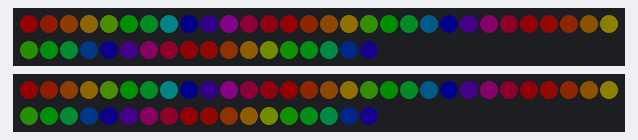
A sketch run on a simulated Arduino Uno, built with avr-gcc and run on an emulated ATmega328P. Shown: 2 × 48 RGB LEDs in strip order, left to right, continuing on the next row. Dim RGB values are drawn brighter than linear.

Above: at 3.16 s.
At 8.43 s:
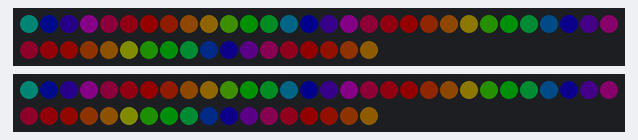
At 10.9 s:
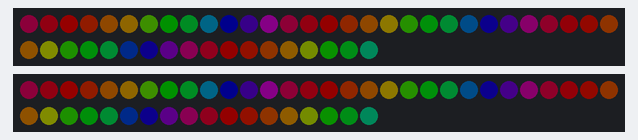
At 18.96 s:
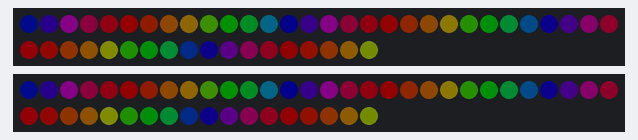
At 29.37 s:
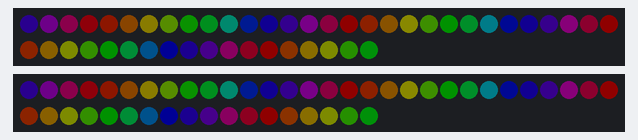
At 38.97 s:
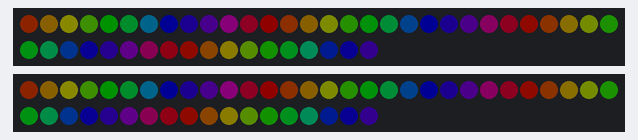

The sketch:

fastled_test_rainbow.ino
```cpp
/// @file    ColorTemperature.ino
/// @brief   Demonstrates how to use @ref ColorTemperature based color correction
/// @example ColorTemperature.ino

#include <FastLED.h>

#define CHIPSET     WS2812
#define COLOR_ORDER GRB

#define LED_PIN_1     12
#define LED_PIN_2     13

#define NUM_LEDS_1    48
#define NUM_LEDS_2    48

CRGB leds_1[NUM_LEDS_1];
CRGB leds_2[NUM_LEDS_2];

#define BRIGHTNESS  20

// FastLED provides two color-management controls:
//   (1) color correction settings for each LED strip, and
//   (2) master control of the overall output 'color temperature'
//
// THIS EXAMPLE demonstrates the second, "color temperature" control.
// It shows a simple rainbow animation first with one temperature profile,
// and a few seconds later, with a different temperature profile.
//
// The first pixel of the strip will show the color temperature.
//
// HELPFUL HINTS for "seeing" the effect in this demo:
// * Don't look directly at the LED pixels.  Shine the LEDs aganst
//   a white wall, table, or piece of paper, and look at the reflected light.
//
// * If you watch it for a bit, and then walk away, and then come back
//   to it, you'll probably be able to "see" whether it's currently using
//   the 'redder' or the 'bluer' temperature profile, even not counting
//   the lowest 'indicator' pixel.
//
//
// FastLED provides these pre-conigured incandescent color profiles:
//     Candle, Tungsten40W, Tungsten100W, Halogen, CarbonArc,
//     HighNoonSun, DirectSunlight, OvercastSky, ClearBlueSky,
// FastLED provides these pre-configured gaseous-light color profiles:
//     WarmFluorescent, StandardFluorescent, CoolWhiteFluorescent,
//     FullSpectrumFluorescent, GrowLightFluorescent, BlackLightFluorescent,
//     MercuryVapor, SodiumVapor, MetalHalide, HighPressureSodium,
// FastLED also provides an "Uncorrected temperature" profile
//    UncorrectedTemperature;

#define TEMPERATURE_1 Tungsten100W
#define TEMPERATURE_2 OvercastSky

// How many seconds to show each temperature before switching
#define DISPLAYTIME 20
// How many seconds to show black between switches
#define BLACKTIME   3

void loop()
{
  // draw a generic, no-name rainbow
  static uint8_t starthue = 0;
  --starthue;
  fill_rainbow( leds_1, NUM_LEDS_1, starthue, 20);
  fill_rainbow( leds_2, NUM_LEDS_2, starthue, 20);

  // Choose which 'color temperature' profile to enable.
  uint8_t secs = (millis() / 1000) % (DISPLAYTIME * 2);
  if( secs < DISPLAYTIME) {
    FastLED.setTemperature( TEMPERATURE_1 ); // first temperature
//    leds_1[0] = TEMPERATURE_1; // show indicator pixel
//    leds_2[0] = TEMPERATURE_1; // show indicator pixel
  } else {
    FastLED.setTemperature( TEMPERATURE_2 ); // second temperature
//    leds_1[0] = TEMPERATURE_2; // show indicator pixel
//    leds_2[0] = TEMPERATURE_2; // show indicator pixel
  }

  // Black out the LEDs for a few secnds between color changes
  // to let the eyes and brains adjust
  if( (secs % DISPLAYTIME) < BLACKTIME) {
    memset8( leds_1, 0, NUM_LEDS_1 * sizeof(CRGB));
    memset8( leds_2, 0, NUM_LEDS_2 * sizeof(CRGB));
  }

  FastLED.show();
  FastLED.delay(8);
}

void setup() {
  delay( 3000 ); // power-up safety delay
  // It's important to set the color correction for your LED strip here,
  // so that colors can be more accurately rendered through the 'temperature' profiles
  FastLED.addLeds<CHIPSET, LED_PIN_1, COLOR_ORDER>(leds_1, NUM_LEDS_1).setCorrection( TypicalSMD5050 );
  FastLED.addLeds<CHIPSET, LED_PIN_2, COLOR_ORDER>(leds_2, NUM_LEDS_2).setCorrection( TypicalSMD5050 );
  FastLED.setBrightness( BRIGHTNESS );
}
```
